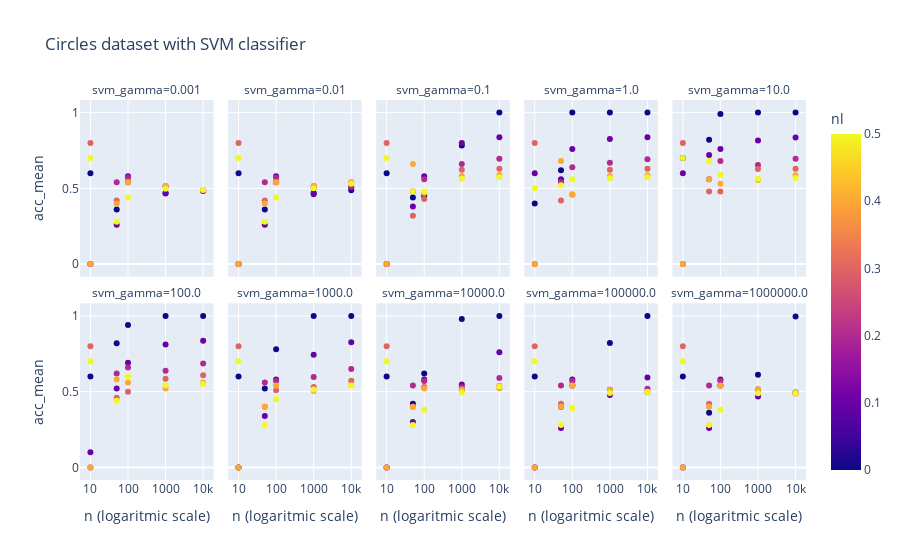

Notebook cell for this chart:
### Code cell
circles_df = results_df.query("dataset_name == 'circles' & clf == 'svm'")
print(circles_df)
px.scatter(circles_df, x='n', labels = {'n': 'n (logaritmic scale)'}, y='acc_mean', 
           facet_col='svm_gamma', facet_col_wrap=5,
           hover_data=['svm_gamma'], color='nl', 
           log_x=True, title="Circles dataset with SVM classifier")

### Figure 1 — Plotly figure (JSON) as saved in the notebook; plotly's stock layout.template omitted (floating-point values rounded to 4 significant figures)
{"data": [{"customdata": [[0.001], [0.001], [0.001], [0.001], [0.001], [0.001], [0.001], [0.001], [0.001], [0.001], [0.001], [0.001], [0.001], [0.001], [0.001], [0.001], [0.001], [0.001], [0.001], [0.001], [0.001], [0.001], [0.001], [0.001], [0.001], [0.001], [0.001], [0.001], [0.001], [0.001]], "hovertemplate": "svm_gamma=%{customdata[0]}<br>n (logaritmic scale)=%{x}<br>acc_mean=%{y}<br>nl=%{marker.color}<extra></extra>", "legendgroup": "", "marker": {"color": [0, 0, 0, 0, 0, 0.1, 0.1, 0.1, 0.1, 0.1, 0.2, 0.2, 0.2, 0.2, 0.2, 0.3, 0.3, 0.3, 0.3, 0.3, 0.4, 0.4, 0.4, 0.4, 0.4, 0.5, 0.5, 0.5, 0.5, 0.5], "coloraxis": "coloraxis", "symbol": "circle"}, "mode": "markers", "name": "", "orientation": "v", "showlegend": false, "type": "scatter", "x": [10, 50, 100, 1000, 10000, 10, 50, 100, 1000, 10000, 10, 50, 100, 1000, 10000, 10, 50, 100, 1000, 10000, 10, 50, 100, 1000, 10000, 10, 50, 100, 1000, 10000], "xaxis": "x6", "y": [0.6, 0.36, 0.54, 0.469, 0.4843, 0, 0.26, 0.58, 0.466, 0.4842, 0, 0.54, 0.57, 0.51, 0.4878, 0.8, 0.42, 0.54, 0.516, 0.4896, 0, 0.4, 0.54, 0.516, 0.4894, 0.7, 0.28, 0.44, 0.498, 0.4912], "yaxis": "y6"}, {"customdata": [[0.01], [0.01], [0.01], [0.01], [0.01], [0.01], [0.01], [0.01], [0.01], [0.01], [0.01], [0.01], [0.01], [0.01], [0.01], [0.01], [0.01], [0.01], [0.01], [0.01], [0.01], [0.01], [0.01], [0.01], [0.01], [0.01], [0.01], [0.01], [0.01], [0.01]], "hovertemplate": "svm_gamma=%{customdata[0]}<br>n (logaritmic scale)=%{x}<br>acc_mean=%{y}<br>nl=%{marker.color}<extra></extra>", "legendgroup": "", "marker": {"color": [0, 0, 0, 0, 0, 0.1, 0.1, 0.1, 0.1, 0.1, 0.2, 0.2, 0.2, 0.2, 0.2, 0.3, 0.3, 0.3, 0.3, 0.3, 0.4, 0.4, 0.4, 0.4, 0.4, 0.5, 0.5, 0.5, 0.5, 0.5], "coloraxis": "coloraxis", "symbol": "circle"}, "mode": "markers", "name": "", "orientation": "v", "showlegend": false, "type": "scatter", "x": [10, 50, 100, 1000, 10000, 10, 50, 100, 1000, 10000, 10, 50, 100, 1000, 10000, 10, 50, 100, 1000, 10000, 10, 50, 100, 1000, 10000, 10, 50, 100, 1000, 10000], "xaxis": "x7", "y": [0.6, 0.36, 0.54, 0.469, 0.4877, 0, 0.26, 0.58, 0.461, 0.503, 0, 0.54, 0.57, 0.5, 0.5119, 0.8, 0.42, 0.54, 0.516, 0.5394, 0, 0.4, 0.54, 0.516, 0.5408, 0.7, 0.28, 0.44, 0.501, 0.5302], "yaxis": "y7"}, {"customdata": [[0.1], [0.1], [0.1], [0.1], [0.1], [0.1], [0.1], [0.1], [0.1], [0.1], [0.1], [0.1], [0.1], [0.1], [0.1], [0.1], [0.1], [0.1], [0.1], [0.1], [0.1], [0.1], [0.1], [0.1], [0.1], [0.1], [0.1], [0.1], [0.1], [0.1]], "hovertemplate": "svm_gamma=%{customdata[0]}<br>n (logaritmic scale)=%{x}<br>acc_mean=%{y}<br>nl=%{marker.color}<extra></extra>", "legendgroup": "", "marker": {"color": [0, 0, 0, 0, 0, 0.1, 0.1, 0.1, 0.1, 0.1, 0.2, 0.2, 0.2, 0.2, 0.2, 0.3, 0.3, 0.3, 0.3, 0.3, 0.4, 0.4, 0.4, 0.4, 0.4, 0.5, 0.5, 0.5, 0.5, 0.5], "coloraxis": "coloraxis", "symbol": "circle"}, "mode": "markers", "name": "", "orientation": "v", "showlegend": false, "type": "scatter", "x": [10, 50, 100, 1000, 10000, 10, 50, 100, 1000, 10000, 10, 50, 100, 1000, 10000, 10, 50, 100, 1000, 10000, 10, 50, 100, 1000, 10000, 10, 50, 100, 1000, 10000], "xaxis": "x8", "y": [0.6, 0.44, 0.45, 0.783, 1, 0, 0.38, 0.58, 0.8, 0.8378, 0, 0.48, 0.56, 0.66, 0.6959, 0.8, 0.32, 0.43, 0.622, 0.6294, 0, 0.66, 0.47, 0.582, 0.5878, 0.7, 0.48, 0.48, 0.563, 0.5731], "yaxis": "y8"}, {"customdata": [[1], [1], [1], [1], [1], [1], [1], [1], [1], [1], [1], [1], [1], [1], [1], [1], [1], [1], [1], [1], [1], [1], [1], [1], [1], [1], [1], [1], [1], [1]], "hovertemplate": "svm_gamma=%{customdata[0]}<br>n (logaritmic scale)=%{x}<br>acc_mean=%{y}<br>nl=%{marker.color}<extra></extra>", "legendgroup": "", "marker": {"color": [0, 0, 0, 0, 0, 0.1, 0.1, 0.1, 0.1, 0.1, 0.2, 0.2, 0.2, 0.2, 0.2, 0.3, 0.3, 0.3, 0.3, 0.3, 0.4, 0.4, 0.4, 0.4, 0.4, 0.5, 0.5, 0.5, 0.5, 0.5], "coloraxis": "coloraxis", "symbol": "circle"}, "mode": "markers", "name": "", "orientation": "v", "showlegend": false, "type": "scatter", "x": [10, 50, 100, 1000, 10000, 10, 50, 100, 1000, 10000, 10, 50, 100, 1000, 10000, 10, 50, 100, 1000, 10000, 10, 50, 100, 1000, 10000, 10, 50, 100, 1000, 10000], "xaxis": "x9", "y": [0.4, 0.62, 1, 1, 1, 0.6, 0.56, 0.76, 0.825, 0.8373, 0, 0.54, 0.64, 0.669, 0.6922, 0.8, 0.42, 0.46, 0.622, 0.6297, 0, 0.68, 0.46, 0.582, 0.587, 0.5, 0.52, 0.56, 0.566, 0.574], "yaxis": "y9"}, {"customdata": [[10], [10], [10], [10], [10], [10], [10], [10], [10], [10], [10], [10], [10], [10], [10], [10], [10], [10], [10], [10], [10], [10], [10], [10], [10], [10], [10], [10], [10], [10]], "hovertemplate": "svm_gamma=%{customdata[0]}<br>n (logaritmic scale)=%{x}<br>acc_mean=%{y}<br>nl=%{marker.color}<extra></extra>", "legendgroup": "", "marker": {"color": [0, 0, 0, 0, 0, 0.1, 0.1, 0.1, 0.1, 0.1, 0.2, 0.2, 0.2, 0.2, 0.2, 0.3, 0.3, 0.3, 0.3, 0.3, 0.4, 0.4, 0.4, 0.4, 0.4, 0.5, 0.5, 0.5, 0.5, 0.5], "coloraxis": "coloraxis", "symbol": "circle"}, "mode": "markers", "name": "", "orientation": "v", "showlegend": false, "type": "scatter", "x": [10, 50, 100, 1000, 10000, 10, 50, 100, 1000, 10000, 10, 50, 100, 1000, 10000, 10, 50, 100, 1000, 10000, 10, 50, 100, 1000, 10000, 10, 50, 100, 1000, 10000], "xaxis": "x10", "y": [0.7, 0.82, 0.99, 1, 1, 0.6, 0.72, 0.76, 0.815, 0.8354, 0, 0.56, 0.68, 0.654, 0.6951, 0.8, 0.48, 0.48, 0.627, 0.6289, 0, 0.56, 0.53, 0.555, 0.5864, 0.7, 0.68, 0.59, 0.564, 0.5686], "yaxis": "y10"}, {"customdata": [[100], [100], [100], [100], [100], [100], [100], [100], [100], [100], [100], [100], [100], [100], [100], [100], [100], [100], [100], [100], [100], [100], [100], [100], [100], [100], [100], [100], [100], [100]], "hovertemplate": "svm_gamma=%{customdata[0]}<br>n (logaritmic scale)=%{x}<br>acc_mean=%{y}<br>nl=%{marker.color}<extra></extra>", "legendgroup": "", "marker": {"color": [0, 0, 0, 0, 0, 0.1, 0.1, 0.1, 0.1, 0.1, 0.2, 0.2, 0.2, 0.2, 0.2, 0.3, 0.3, 0.3, 0.3, 0.3, 0.4, 0.4, 0.4, 0.4, 0.4, 0.5, 0.5, 0.5, 0.5, 0.5], "coloraxis": "coloraxis", "symbol": "circle"}, "mode": "markers", "name": "", "orientation": "v", "showlegend": false, "type": "scatter", "x": [10, 50, 100, 1000, 10000, 10, 50, 100, 1000, 10000, 10, 50, 100, 1000, 10000, 10, 50, 100, 1000, 10000, 10, 50, 100, 1000, 10000, 10, 50, 100, 1000, 10000], "xaxis": "x", "y": [0.6, 0.82, 0.94, 1, 1, 0.1, 0.52, 0.69, 0.811, 0.8358, 0, 0.62, 0.66, 0.638, 0.686, 0.8, 0.46, 0.5, 0.585, 0.6081, 0, 0.58, 0.56, 0.521, 0.5597, 0.7, 0.44, 0.6, 0.543, 0.5503], "yaxis": "y"}, {"customdata": [[1000], [1000], [1000], [1000], [1000], [1000], [1000], [1000], [1000], [1000], [1000], [1000], [1000], [1000], [1000], [1000], [1000], [1000], [1000], [1000], [1000], [1000], [1000], [1000], [1000], [1000], [1000], [1000], [1000], [1000]], "hovertemplate": "svm_gamma=%{customdata[0]}<br>n (logaritmic scale)=%{x}<br>acc_mean=%{y}<br>nl=%{marker.color}<extra></extra>", "legendgroup": "", "marker": {"color": [0, 0, 0, 0, 0, 0.1, 0.1, 0.1, 0.1, 0.1, 0.2, 0.2, 0.2, 0.2, 0.2, 0.3, 0.3, 0.3, 0.3, 0.3, 0.4, 0.4, 0.4, 0.4, 0.4, 0.5, 0.5, 0.5, 0.5, 0.5], "coloraxis": "coloraxis", "symbol": "circle"}, "mode": "markers", "name": "", "orientation": "v", "showlegend": false, "type": "scatter", "x": [10, 50, 100, 1000, 10000, 10, 50, 100, 1000, 10000, 10, 50, 100, 1000, 10000, 10, 50, 100, 1000, 10000, 10, 50, 100, 1000, 10000, 10, 50, 100, 1000, 10000], "xaxis": "x2", "y": [0.6, 0.52, 0.78, 1, 1, 0, 0.34, 0.58, 0.744, 0.8264, 0, 0.56, 0.57, 0.597, 0.6493, 0.8, 0.4, 0.51, 0.531, 0.5715, 0, 0.4, 0.54, 0.505, 0.5437, 0.7, 0.28, 0.45, 0.514, 0.5385], "yaxis": "y2"}, {"customdata": [[10000], [10000], [10000], [10000], [10000], [10000], [10000], [10000], [10000], [10000], [10000], [10000], [10000], [10000], [10000], [10000], [10000], [10000], [10000], [10000], [10000], [10000], [10000], [10000], [10000], [10000], [10000], [10000], [10000], [10000]], "hovertemplate": "svm_gamma=%{customdata[0]}<br>n (logaritmic scale)=%{x}<br>acc_mean=%{y}<br>nl=%{marker.color}<extra></extra>", "legendgroup": "", "marker": {"color": [0, 0, 0, 0, 0, 0.1, 0.1, 0.1, 0.1, 0.1, 0.2, 0.2, 0.2, 0.2, 0.2, 0.3, 0.3, 0.3, 0.3, 0.3, 0.4, 0.4, 0.4, 0.4, 0.4, 0.5, 0.5, 0.5, 0.5, 0.5], "coloraxis": "coloraxis", "symbol": "circle"}, "mode": "markers", "name": "", "orientation": "v", "showlegend": false, "type": "scatter", "x": [10, 50, 100, 1000, 10000, 10, 50, 100, 1000, 10000, 10, 50, 100, 1000, 10000, 10, 50, 100, 1000, 10000, 10, 50, 100, 1000, 10000, 10, 50, 100, 1000, 10000], "xaxis": "x3", "y": [0.6, 0.42, 0.62, 0.979, 1, 0, 0.3, 0.58, 0.548, 0.7602, 0, 0.54, 0.57, 0.529, 0.5904, 0.8, 0.4, 0.53, 0.507, 0.5391, 0, 0.4, 0.52, 0.514, 0.5221, 0.7, 0.28, 0.38, 0.495, 0.5364], "yaxis": "y3"}, {"customdata": [[100000], [100000], [100000], [100000], [100000], [100000], [100000], [100000], [100000], [100000], [100000], [100000], [100000], [100000], [100000], [100000], [100000], [100000], [100000], [100000], [100000], [100000], [100000], [100000], [100000], [100000], [100000], [100000], [100000], [100000]], "hovertemplate": "svm_gamma=%{customdata[0]}<br>n (logaritmic scale)=%{x}<br>acc_mean=%{y}<br>nl=%{marker.color}<extra></extra>", "legendgroup": "", "marker": {"color": [0, 0, 0, 0, 0, 0.1, 0.1, 0.1, 0.1, 0.1, 0.2, 0.2, 0.2, 0.2, 0.2, 0.3, 0.3, 0.3, 0.3, 0.3, 0.4, 0.4, 0.4, 0.4, 0.4, 0.5, 0.5, 0.5, 0.5, 0.5], "coloraxis": "coloraxis", "symbol": "circle"}, "mode": "markers", "name": "", "orientation": "v", "showlegend": false, "type": "scatter", "x": [10, 50, 100, 1000, 10000, 10, 50, 100, 1000, 10000, 10, 50, 100, 1000, 10000, 10, 50, 100, 1000, 10000, 10, 50, 100, 1000, 10000, 10, 50, 100, 1000, 10000], "xaxis": "x4", "y": [0.6, 0.4, 0.54, 0.821, 1, 0, 0.26, 0.58, 0.478, 0.5935, 0, 0.54, 0.57, 0.512, 0.5199, 0.8, 0.42, 0.54, 0.513, 0.4955, 0, 0.4, 0.54, 0.513, 0.4994, 0.7, 0.28, 0.39, 0.491, 0.4972], "yaxis": "y4"}, {"customdata": [[1000000], [1000000], [1000000], [1000000], [1000000], [1000000], [1000000], [1000000], [1000000], [1000000], [1000000], [1000000], [1000000], [1000000], [1000000], [1000000], [1000000], [1000000], [1000000], [1000000], [1000000], [1000000], [1000000], [1000000], [1000000], [1000000], [1000000], [1000000], [1000000], [1000000]], "hovertemplate": "svm_gamma=%{customdata[0]}<br>n (logaritmic scale)=%{x}<br>acc_mean=%{y}<br>nl=%{marker.color}<extra></extra>", "legendgroup": "", "marker": {"color": [0, 0, 0, 0, 0, 0.1, 0.1, 0.1, 0.1, 0.1, 0.2, 0.2, 0.2, 0.2, 0.2, 0.3, 0.3, 0.3, 0.3, 0.3, 0.4, 0.4, 0.4, 0.4, 0.4, 0.5, 0.5, 0.5, 0.5, 0.5], "coloraxis": "coloraxis", "symbol": "circle"}, "mode": "markers", "name": "", "orientation": "v", "showlegend": false, "type": "scatter", "x": [10, 50, 100, 1000, 10000, 10, 50, 100, 1000, 10000, 10, 50, 100, 1000, 10000, 10, 50, 100, 1000, 10000, 10, 50, 100, 1000, 10000, 10, 50, 100, 1000, 10000], "xaxis": "x5", "y": [0.6, 0.36, 0.54, 0.612, 0.9966, 0, 0.26, 0.58, 0.468, 0.4943, 0, 0.54, 0.57, 0.51, 0.4908, 0.8, 0.42, 0.54, 0.516, 0.49, 0, 0.4, 0.54, 0.514, 0.4886, 0.7, 0.28, 0.38, 0.49, 0.4918], "yaxis": "y5"}], "layout": {"annotations": [{"font": {}, "showarrow": false, "text": "svm_gamma=100.0", "x": 0.092, "xanchor": "center", "xref": "paper", "y": 0.465, "yanchor": "bottom", "yref": "paper"}, {"font": {}, "showarrow": false, "text": "svm_gamma=1000.0", "x": 0.296, "xanchor": "center", "xref": "paper", "y": 0.465, "yanchor": "bottom", "yref": "paper"}, {"font": {}, "showarrow": false, "text": "svm_gamma=10000.0", "x": 0.5, "xanchor": "center", "xref": "paper", "y": 0.465, "yanchor": "bottom", "yref": "paper"}, {"font": {}, "showarrow": false, "text": "svm_gamma=100000.0", "x": 0.704, "xanchor": "center", "xref": "paper", "y": 0.465, "yanchor": "bottom", "yref": "paper"}, {"font": {}, "showarrow": false, "text": "svm_gamma=1000000.0", "x": 0.908, "xanchor": "center", "xref": "paper", "y": 0.465, "yanchor": "bottom", "yref": "paper"}, {"font": {}, "showarrow": false, "text": "svm_gamma=0.001", "x": 0.092, "xanchor": "center", "xref": "paper", "y": 1.0, "yanchor": "bottom", "yref": "paper"}, {"font": {}, "showarrow": false, "text": "svm_gamma=0.01", "x": 0.296, "xanchor": "center", "xref": "paper", "y": 1.0, "yanchor": "bottom", "yref": "paper"}, {"font": {}, "showarrow": false, "text": "svm_gamma=0.1", "x": 0.5, "xanchor": "center", "xref": "paper", "y": 1.0, "yanchor": "bottom", "yref": "paper"}, {"font": {}, "showarrow": false, "text": "svm_gamma=1.0", "x": 0.704, "xanchor": "center", "xref": "paper", "y": 1.0, "yanchor": "bottom", "yref": "paper"}, {"font": {}, "showarrow": false, "text": "svm_gamma=10.0", "x": 0.908, "xanchor": "center", "xref": "paper", "y": 1.0, "yanchor": "bottom", "yref": "paper"}], "autosize": true, "coloraxis": {"colorbar": {"title": {"text": "nl"}}, "colorscale": [[0, "#0d0887"], [0.1111, "#46039f"], [0.2222, "#7201a8"], [0.3333, "#9c179e"], [0.4444, "#bd3786"], [0.5556, "#d8576b"], [0.6667, "#ed7953"], [0.7778, "#fb9f3a"], [0.8889, "#fdca26"], [1, "#f0f921"]]}, "legend": {"tracegroupgap": 0}, "title": {"text": "Circles dataset with SVM classifier"}, "xaxis": {"anchor": "y", "autorange": true, "domain": [0, 0.184], "range": [0.707, 4.293], "title": {"text": "n (logaritmic scale)"}, "type": "log"}, "xaxis10": {"anchor": "y10", "autorange": true, "domain": [0.816, 1], "matches": "x", "range": [0.707, 4.293], "showticklabels": false, "type": "log"}, "xaxis2": {"anchor": "y2", "autorange": true, "domain": [0.204, 0.388], "matches": "x", "range": [0.707, 4.293], "title": {"text": "n (logaritmic scale)"}, "type": "log"}, "xaxis3": {"anchor": "y3", "autorange": true, "domain": [0.408, 0.592], "matches": "x", "range": [0.707, 4.293], "title": {"text": "n (logaritmic scale)"}, "type": "log"}, "xaxis4": {"anchor": "y4", "autorange": true, "domain": [0.612, 0.796], "matches": "x", "range": [0.707, 4.293], "title": {"text": "n (logaritmic scale)"}, "type": "log"}, "xaxis5": {"anchor": "y5", "autorange": true, "domain": [0.816, 1], "matches": "x", "range": [0.707, 4.293], "title": {"text": "n (logaritmic scale)"}, "type": "log"}, "xaxis6": {"anchor": "y6", "autorange": true, "domain": [0, 0.184], "matches": "x", "range": [0.707, 4.293], "showticklabels": false, "type": "log"}, "xaxis7": {"anchor": "y7", "autorange": true, "domain": [0.204, 0.388], "matches": "x", "range": [0.707, 4.293], "showticklabels": false, "type": "log"}, "xaxis8": {"anchor": "y8", "autorange": true, "domain": [0.408, 0.592], "matches": "x", "range": [0.707, 4.293], "showticklabels": false, "type": "log"}, "xaxis9": {"anchor": "y9", "autorange": true, "domain": [0.612, 0.796], "matches": "x", "range": [0.707, 4.293], "showticklabels": false, "type": "log"}, "yaxis": {"anchor": "x", "autorange": true, "domain": [0, 0.465], "range": [-0.117, 1.117], "title": {"text": "acc_mean"}, "type": "linear"}, "yaxis10": {"anchor": "x10", "autorange": true, "domain": [0.535, 1.0], "matches": "y", "range": [-0.117, 1.117], "showticklabels": false, "type": "linear"}, "yaxis2": {"anchor": "x2", "autorange": true, "domain": [0, 0.465], "matches": "y", "range": [-0.117, 1.117], "showticklabels": false, "type": "linear"}, "yaxis3": {"anchor": "x3", "autorange": true, "domain": [0, 0.465], "matches": "y", "range": [-0.117, 1.117], "showticklabels": false, "type": "linear"}, "yaxis4": {"anchor": "x4", "autorange": true, "domain": [0, 0.465], "matches": "y", "range": [-0.117, 1.117], "showticklabels": false, "type": "linear"}, "yaxis5": {"anchor": "x5", "autorange": true, "domain": [0, 0.465], "matches": "y", "range": [-0.117, 1.117], "showticklabels": false, "type": "linear"}, "yaxis6": {"anchor": "x6", "autorange": true, "domain": [0.535, 1.0], "matches": "y", "range": [-0.117, 1.117], "title": {"text": "acc_mean"}, "type": "linear"}, "yaxis7": {"anchor": "x7", "autorange": true, "domain": [0.535, 1.0], "matches": "y", "range": [-0.117, 1.117], "showticklabels": false, "type": "linear"}, "yaxis8": {"anchor": "x8", "autorange": true, "domain": [0.535, 1.0], "matches": "y", "range": [-0.117, 1.117], "showticklabels": false, "type": "linear"}, "yaxis9": {"anchor": "x9", "autorange": true, "domain": [0.535, 1.0], "matches": "y", "range": [-0.117, 1.117], "showticklabels": false, "type": "linear"}}}
